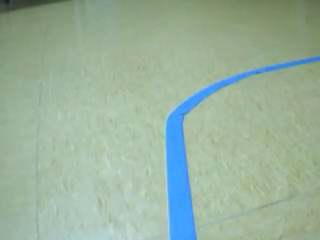
#> input picture frame 226 of codigo_alumnos2021/line0.mp4, 320 x 240 px
$ jupyter execute --allow-errors pruebas.ipynb
#> lines starting #> are read from the running program, lines starting #| are printed output that depends on the picture
[cell 1]
import cv2
import numpy as np
import matplotlib.pyplot as plt

[cell 2]
video_capture = cv2.VideoCapture('../line0.mp4')
frame = video_capture.read()[1]
#> frame is the input picture: shape (240, 320, 3); mean B, G, R 157.2, 177.6, 153.8

while True:
	frame = video_capture.read()[1]
	cv2.imshow('Video', frame)
	if cv2.waitKey(1) & 0xFF == ord('q'):
#> (key q is pressed here)
		break

cv2.destroyAllWindows()

[cell 3]
R, G, B = cv2.split(frame)
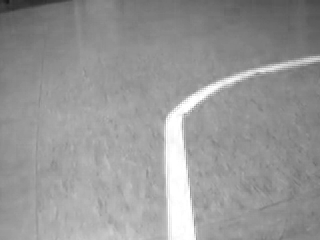
#> R: shape (240, 320); min 24, max 255, mean 150.9
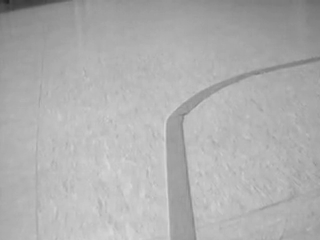
#> G: shape (240, 320); min 35, max 216, mean 175
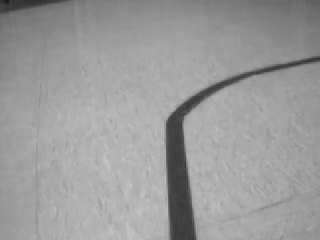
#> B: shape (240, 320); min 24, max 197, mean 155.1

output1_R = cv2.equalizeHist(R)
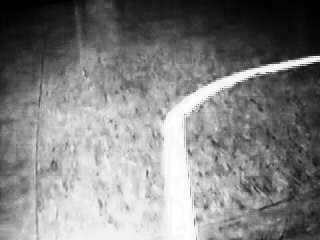
#> output1_R: shape (240, 320); min 0, max 255, mean 129.2
output1_G = cv2.equalizeHist(G)
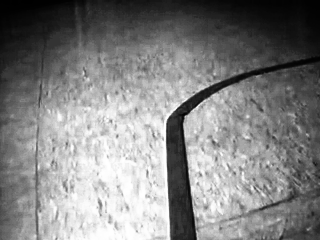
#> output1_G: shape (240, 320); min 0, max 255, mean 129.9
output1_B = cv2.equalizeHist(B)
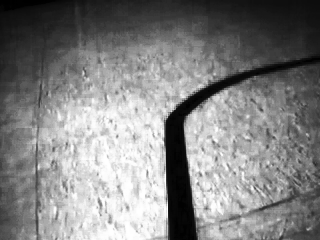
#> output1_B: shape (240, 320); min 0, max 255, mean 129.7

equalised = cv2.merge((output1_R, output1_G, output1_B))
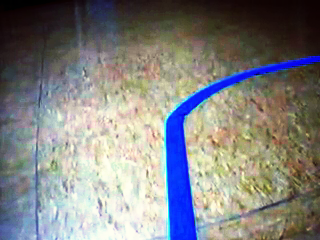
#> equalised: shape (240, 320, 3); mean B, G, R 129.2, 129.9, 129.7
median = cv2.medianBlur(frame, 5)

cv2.imshow('Original', frame)
cv2.imshow('Equalised', equalised)
cv2.imshow('Median', median)
cv2.waitKey()
cv2.destroyAllWindows()

[cell 4]
boxfilter = cv2.boxFilter(frame, -1, (5, 5))
filter2d = cv2.filter2D(frame, -1, np.ones((5, 5)))
#> filter2d: shape (240, 320, 3); every value is 255
gaussian_blur = cv2.GaussianBlur(frame, (5, 5), 0)

cv2.imshow('Boxfilter', boxfilter)
cv2.imshow('Filter2d', filter2d)
cv2.imshow('Gaussian blur', gaussian_blur)

cv2.waitKey()
cv2.destroyAllWindows()

[cell 5]
sobel = cv2.Sobel(frame, -1, 1, 1)
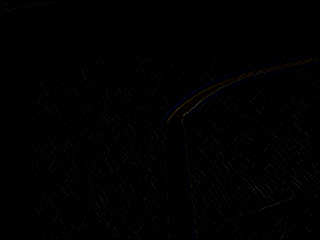
#> sobel: shape (240, 320, 3); mean B, G, R 1.3, 1.2, 1.2
#> (the rest of this cell did not finish here and is left out)

$ run again, starting later in the video
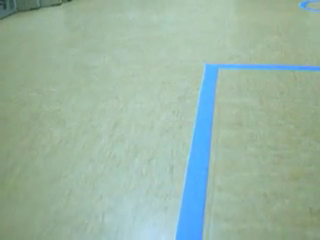
#> input picture frame 1017 of codigo_alumnos2021/line0.mp4, 320 x 240 px
#> frame is the input picture: shape (240, 320, 3); mean B, G, R 163.9, 181.2, 154.8
#> `equalised = cv2.merge((output1_R, output1_G, output1_B))`:
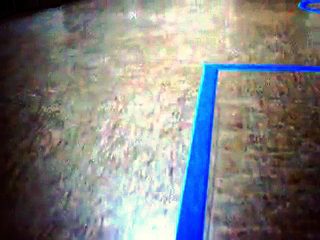
#> equalised: shape (240, 320, 3); mean B, G, R 129.1, 130.1, 130.1
#> filter2d: shape (240, 320, 3); every value is 255
#> `sobel = cv2.Sobel(frame, -1, 1, 1)`:
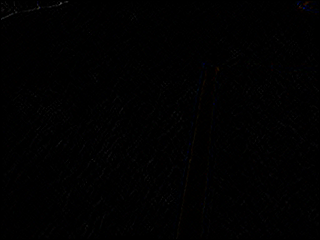
#> sobel: shape (240, 320, 3); mean B, G, R 1.1, 0.9, 1

$ run again, starting later in the video
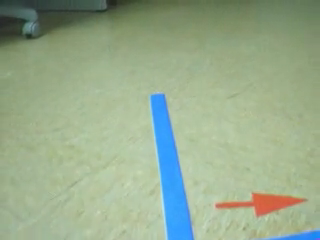
#> input picture frame 1808 of codigo_alumnos2021/line0.mp4, 320 x 240 px
#> frame is the input picture: shape (240, 320, 3); mean B, G, R 141.9, 170.7, 151.6
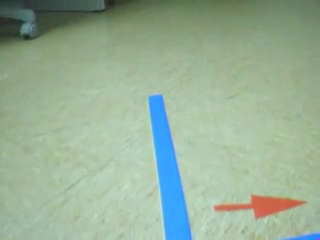
#> input picture frame 1809 of codigo_alumnos2021/line0.mp4, 320 x 240 px
#> frame is the input picture: shape (240, 320, 3); mean B, G, R 151.2, 175.4, 151.6
#> filter2d: shape (240, 320, 3); every value is 255
#> `sobel = cv2.Sobel(frame, -1, 1, 1)`:
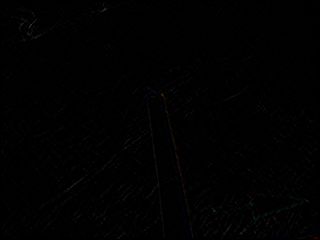
#> sobel: shape (240, 320, 3); mean B, G, R 1.1, 1.1, 1.1
